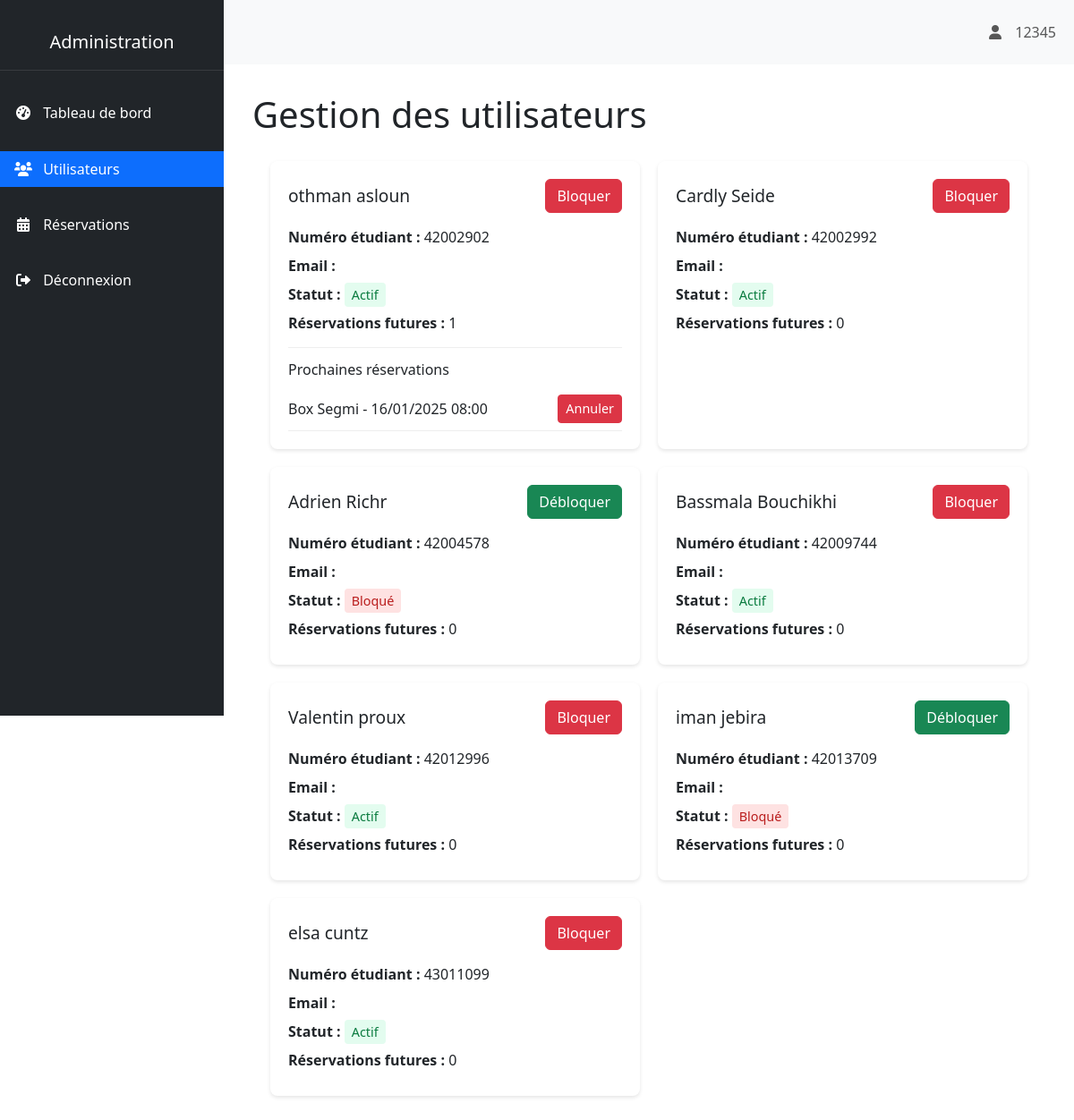
/administrator/users/ (signed in), run on the app's committed database.
### myapp/models.py (models this page shows, shortened)
class Utilisateur(models.Model):
    numero_etudiant = models.CharField(max_length=8, unique=True)
    mot_de_passe = models.CharField(max_length=128)
    annee_etude = models.CharField(max_length=50)
    prenom = models.CharField(max_length=100)
    nom = models.CharField(max_length=100)
    is_blocked = models.BooleanField(default=False)
    is_admin = models.BooleanField(default=False)
    last_password_reset = models.DateTimeField(null=True, blank=True)

class Reservation(models.Model):
    box = models.ForeignKey(Box, on_delete=models.CASCADE)
    numero_etudiant = models.ForeignKey(Utilisateur, on_delete=models.CASCADE)
    creneau_horaire = models.DateTimeField(max_length=10)

class Box(models.Model):
    id = models.AutoField(primary_key=True)
    nom_ufr = models.CharField(max_length=15)

### myapp/views.py (the view)
# urls.py: path('administrator/users/', views.admin_users, name='admin_users'),
def admin_users(request):
    numero_etudiant = request.session.get('numero_etudiant')
    if not numero_etudiant:
        return redirect('index')
    try:
        utilisateur = Utilisateur.objects.get(numero_etudiant=numero_etudiant)
        if not utilisateur.is_admin:
            return redirect('index')
        users = Utilisateur.objects.exclude(numero_etudiant=numero_etudiant).order_by('numero_etudiant')
        user_data = []
        for user in users:
            reservations = Reservation.objects.filter(
                numero_etudiant=user,
                creneau_horaire__gte=datetime.now()
            ).order_by('creneau_horaire')
            user_data.append({
                'user': user,
                'reservations': reservations,
                'total_reservations': reservations.count()
            })
        return render(request, 'administrator/users.html', {
            'user_data': user_data
        })
    except Utilisateur.DoesNotExist:
        return redirect('index')

### myapp/templates/administrator/users.html (shortened to what this page needs)
{% extends 'administrator/base.html' %}
{% load static %}
{% block content %}
<div class="admin-container">
    <h1>Gestion des utilisateurs</h1>
    <div class="users-grid">
        {% for item in user_data %}
        <div class="user-card">
            <div class="user-header">
                <h2>{{ item.user.prenom }} {{ item.user.nom }}</h2>
                <div class="user-actions">
                    <button class="btn {% if not item.user.is_blocked %}btn-danger{% else %}btn-success{% endif %}"
                            onclick="toggleUserBlock('{{ item.user.numero_etudiant }}')">
                        {% if not item.user.is_blocked %}Bloquer{% else %}Débloquer{% endif %}
                    </button>
                </div>
            </div>
            <div class="user-info">
                <p><strong>Numéro étudiant :</strong> {{ item.user.numero_etudiant }}</p>
                <p><strong>Email :</strong> {{ item.user.email }}</p>
                <p><strong>Statut :</strong>
                    <span class="status-badge {% if not item.user.is_blocked %}status-active{% else %}status-blocked{% endif %}">
                        {% if not item.user.is_blocked %}Actif{% else %}Bloqué{% endif %}
                    </span>
                </p>
                <p><strong>Réservations futures :</strong> {{ item.total_reservations }}</p>
            </div>
            {% if item.reservations %}
            <div class="user-reservations">
                <h3>Prochaines réservations</h3>
                <ul>
                    {% for reservation in item.reservations %}
                    <li>
                        Box {{ reservation.box.nom_ufr }} -
                        {{ reservation.creneau_horaire|date:"d/m/Y H:i" }}
                        <button class="btn btn-danger btn-sm" onclick="deleteReservation({{ reservation.id }})">
                            Annuler
                        </button>
                    </li>
                    {% endfor %}
                </ul>
            </div>
            {% endif %}
        </div>
        {% empty %}
        <div class="empty-state">
            <p>Aucun utilisateur trouvé</p>
        </div>
        {% endfor %}
    </div>
</div>
{% endblock %}

### myapp/templates/administrator/base.html (style rules this page uses)
:root { --sidebar-width: 250px; }

### myapp/templates/administrator/users.html (style rules this page uses)
.users-grid { display: grid; grid-template-columns: repeat(auto-fill, minmax(300px, 1fr)); gap: 20px; padding: 20px; }
.user-card { background: white; border-radius: 8px; box-shadow: 0 2px 4px rgba(0,0,0,0.1); padding: 20px; }
.user-header { display: flex; justify-content: space-between; align-items: center; margin-bottom: 15px; }
.user-header h2 { margin: 0; font-size: 1.2em; }
.user-info p { margin: 8px 0; }
.user-reservations { margin-top: 15px; border-top: 1px solid #eee; padding-top: 15px; }
.user-reservations h3 { font-size: 1em; margin-bottom: 10px; }
.user-reservations ul { list-style: none; padding: 0; margin: 0; }
.user-reservations li { padding: 8px 0; border-bottom: 1px solid #eee; display: flex; justify-content: space-between; align-items: center; }
.status-badge { padding: 4px 8px; border-radius: 4px; font-size: 0.9em; }
.status-active { background-color: #e3fcef; color: #0a7b3f; }
.status-blocked { background-color: #fee2e2; color: #b91c1c; }
.btn-sm { padding: 4px 8px; font-size: 0.9em; }

### data on the page
Utilisateur: user.prenom "othman", user.nom "asloun", is_blocked "Bloquer", user.numero_etudiant "42002902", total_reservations "1"
Reservation: box.nom_ufr "Segmi", creneau_horaire "16/01/2025 08:00"
Utilisateur: user.prenom "Cardly", user.nom "Seide", is_blocked "Bloquer", user.numero_etudiant "42002992", total_reservations "0"
Utilisateur: user.prenom "Adrien", user.nom "Richr", is_blocked "Débloquer", user.numero_etudiant "42004578", total_reservations "0"
Utilisateur: user.prenom "Bassmala", user.nom "Bouchikhi", is_blocked "Bloquer", user.numero_etudiant "42009744", total_reservations "0"
Utilisateur: user.prenom "Valentin", user.nom "proux", is_blocked "Bloquer", user.numero_etudiant "42012996", total_reservations "0"
Utilisateur: user.prenom "iman", user.nom "jebira", is_blocked "Débloquer", user.numero_etudiant "42013709", total_reservations "0"
Utilisateur: user.prenom "elsa", user.nom "cuntz", is_blocked "Bloquer", user.numero_etudiant "43011099", total_reservations "0"

### other printed values
{{ request.session.numero_etudiant }} "12345"
